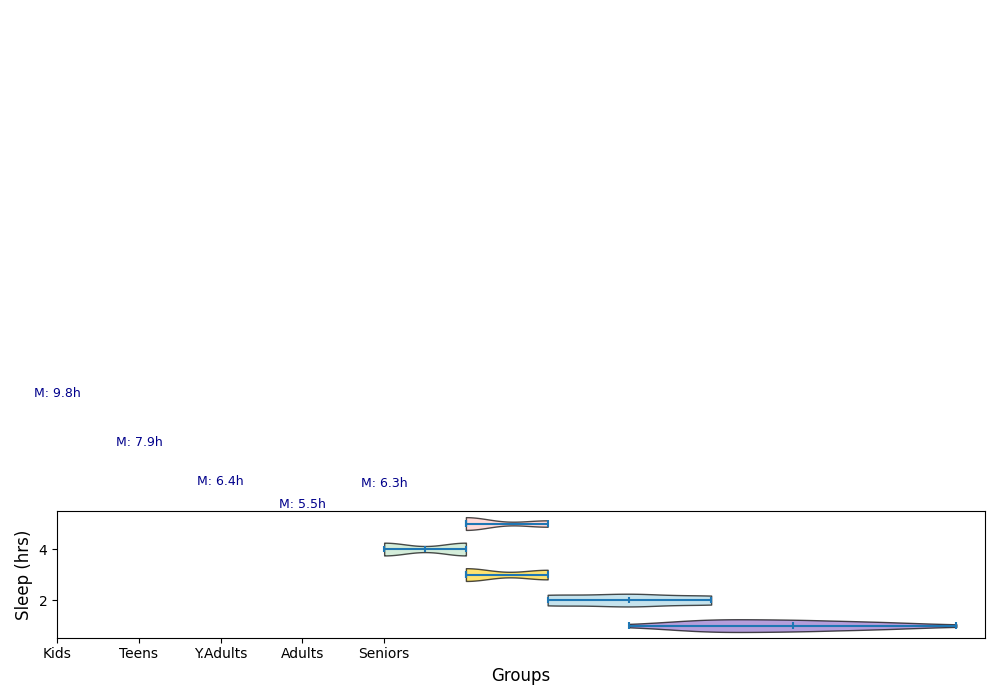

This figure's Python source:
import matplotlib.pyplot as plt
import numpy as np

# Data for age groups
children = [9, 10, 9, 11, 10, 10, 9, 11, 10, 9, 12, 9, 11, 10, 8, 9, 11, 9, 10]
teenagers = [8, 7, 9, 7, 8, 9, 8, 7, 7, 8, 9, 9, 8, 7, 8, 8, 7, 9]
young_adults = [7, 7, 6, 6, 6, 7, 7, 6, 6, 6, 6, 7, 7, 6]
adults = [6, 5, 6, 5, 5, 6, 5, 6, 5, 5, 6, 6, 5, 6, 6, 5]
seniors = [6, 7, 6, 6, 6, 7, 6, 7, 6, 7, 6, 6, 6, 7, 6]

data = [children, teenagers, young_adults, adults, seniors]
age_groups = ['Kids', 'Teens', 'Y.Adults', 'Adults', 'Seniors']

fig, ax = plt.subplots(figsize=(10, 7))

violin = ax.violinplot(data, vert=False, showmeans=False, showmedians=True)

colors = ['#9575cd', '#add8e6', '#fdd835', '#c3e6cb', '#ffcccb']
for patch, color in zip(violin['bodies'], colors):
    patch.set_facecolor(color)
    patch.set_edgecolor('black')
    patch.set_alpha(0.7)

plt.xlabel('Groups', fontsize=12)
plt.ylabel('Sleep (hrs)', fontsize=12)
plt.xticks(range(1, len(age_groups) + 1), age_groups, fontsize=10)

for i, group in enumerate(data):
    mean_val = np.mean(group)
    plt.text(i + 1, mean_val + 0.1, f'M: {mean_val:.1f}h', horizontalalignment='center', fontsize=9, color='darkblue')

plt.tight_layout()

plt.show()
